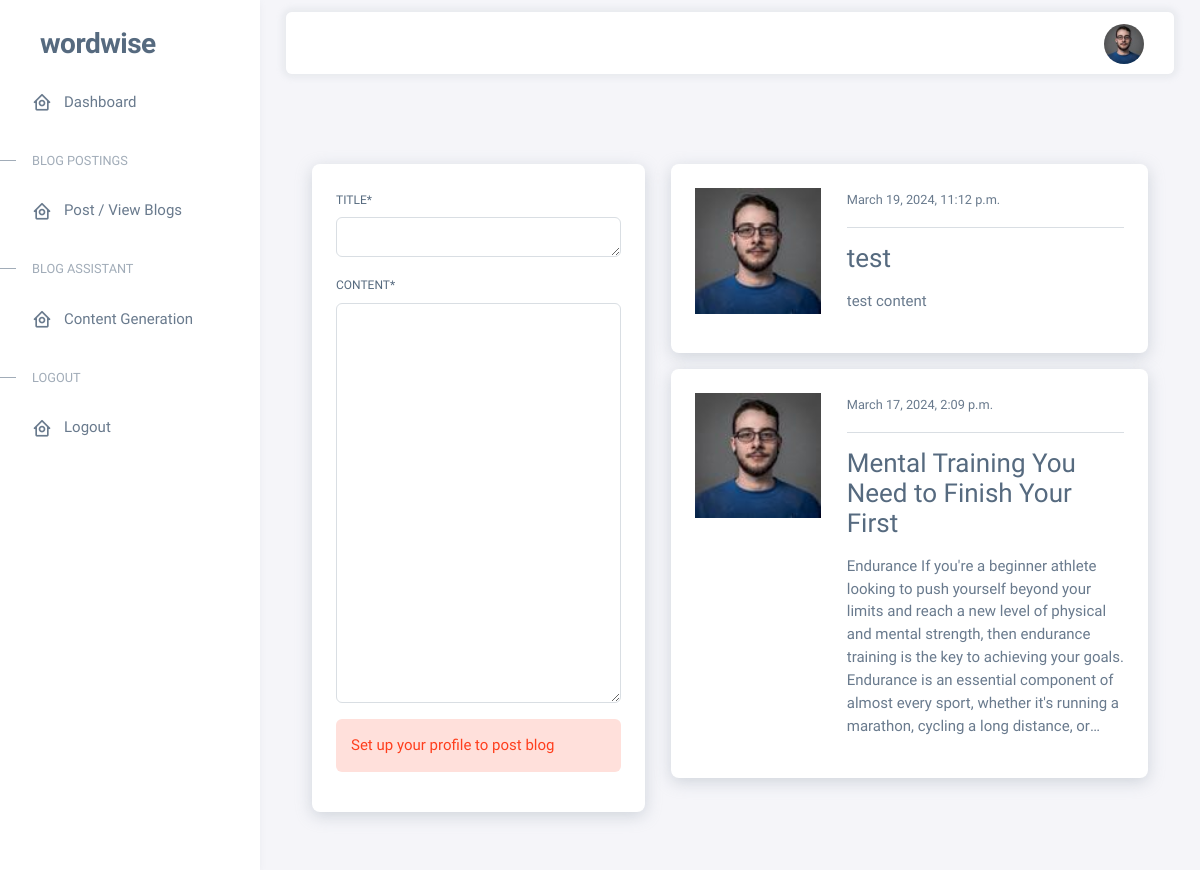
The app's page /blog/blog/ (signed in), older data.
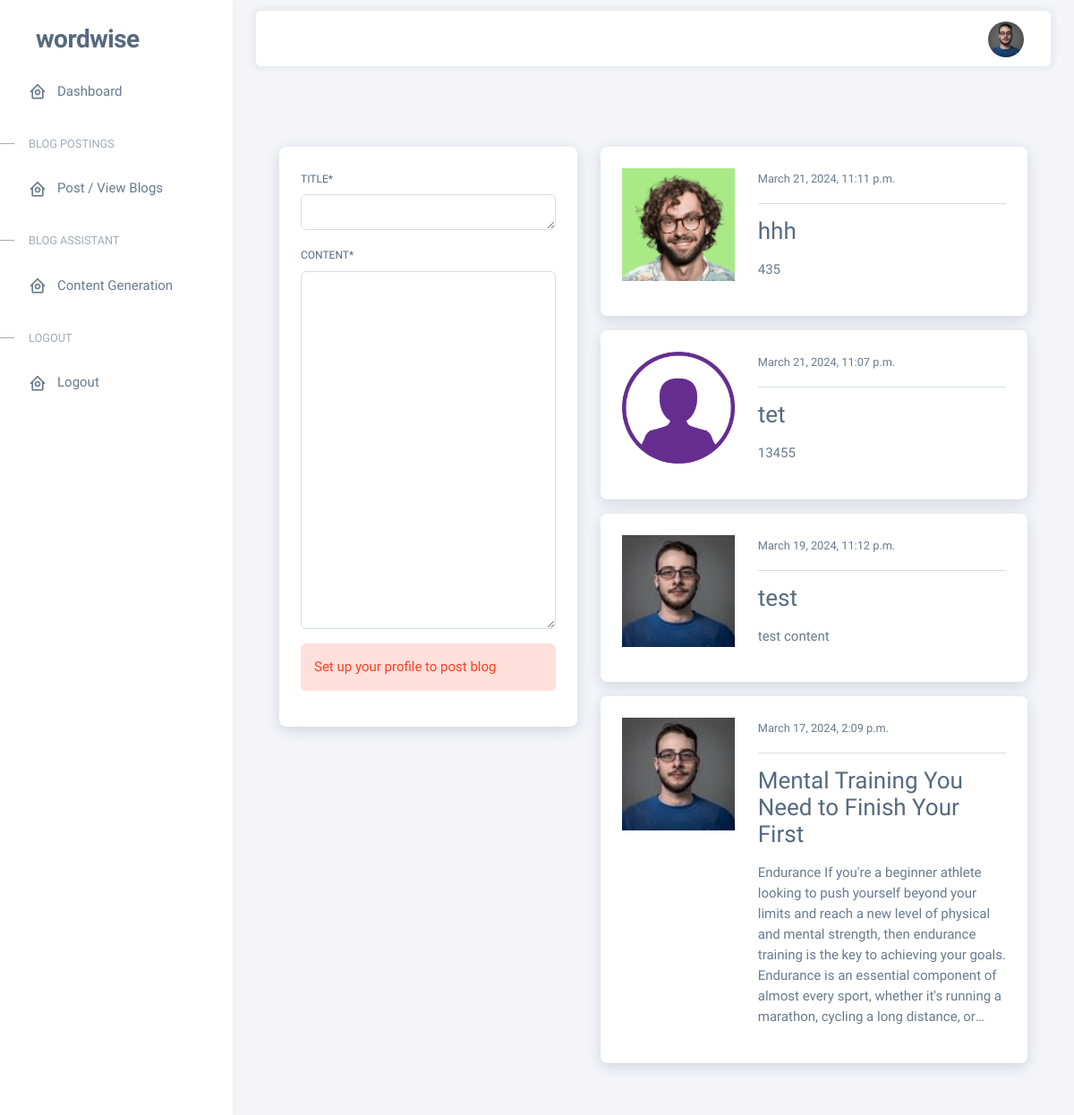
The same page, newer data.
### dashboard/models.py (models this page shows, shortened)
class Profile(models.Model):
    SUBSCRIPTION_OPTIONS = [
        ('free', 'free'),
        ('starter', 'starter'),
        ('advanced', 'advanced')
    ]
    user = models.OneToOneField(User, on_delete=models.CASCADE)
    addressLine1 = models.CharField(null=True, blank=True, max_length=100)
    addressLine2 = models.CharField(null=True, blank=True, max_length=100)
    city = models.CharField(null=True, blank=True, max_length=100)
    state = models.CharField(null=True, blank=True, max_length=100)
    country = models.CharField(null=True, blank=True, max_length=100)
    postalCode = models.CharField(null=True, blank=True, max_length=100)
    profileImage = ResizedImageField(size=[100,100],quality=75,upload_to="profile_image")
    monthlyCount = models.CharField(null=True, blank=True, max_length=100)
    subscribed = models.BooleanField(default=False)
    subscriptionType = models.CharField(choices=SUBSCRIPTION_OPTIONS, default='free', max_length=100)
    subscriptionReference = models.CharField(null=True, blank=True, max_length=100)
    subscriptionDate = models.DateTimeField(blank=True, null=True)
    uniqueId = models.CharField(null=True, blank=True, max_length=100)
    slug = models.SlugField(max_length=500, unique=True, blank=True, null=True)
    date_created = models.DateTimeField(blank=True, null=True)
    last_updated = models.DateTimeField(blank=True, null=True)

### blog/models.py (models this page shows, shortened)
class PostModel(models.Model):
    title = models.CharField(max_length=100)
    content = models.TextField()
    author = models.ForeignKey(User, on_delete=models.CASCADE)
    uniqueId = models.CharField(null=True, blank=True, max_length=100)
    slug = models.SlugField(max_length=500, unique=True, blank=True, null=True)
    date_created = models.DateTimeField(blank=True, null=True)
    last_updated = models.DateTimeField(blank=True, null=True)
    class Meta:
        ordering = ('-date_created',)

### blog/views.py (the view)
# urls.py: path('blog/', views.index, name='blog-index'),
@login_required
def index(request):
    posts = PostModel.objects.all()
    if request.method == 'POST':
        form = PostModelForm(request.POST)
        if form.is_valid():
            instance = form.save(commit=False)
            instance.author = request.user
            instance.save()
            return redirect('blog-index')
    else:
        form = PostModelForm()
    context = {
        'posts': posts,
        'form': form
    }
    return render(request, 'blog/post_index.html', context)

### blog/forms.py
class PostModelForm(forms.ModelForm):
    title = forms.CharField(widget=forms.Textarea(attrs={'style': 'width: 100%; height: 40px;'}))
    content = forms.CharField(widget=forms.Textarea(attrs={'style': 'width: 100%; height: 400px;'}))
    class Meta:
        model = PostModel
        fields = ('title', 'content')

### templates/blog/post_index.html (shortened to what this page needs)
{% extends "layout/dashboard.html" %}
{% load static %}
{% load crispy_forms_tags %}
{% block body %}
<div class="container-fluid flex-grow-1 container-p-y">
    <div class="layout-demo-wrapper">
        <div class="container">
            <div class="row mt-3 pt-3">
                <div class="col-md-5">
                    <div class="card my-3 shadow">
                        <div class="card-body">
                            <form method="POST">
                                {{ form|crispy }}
                                {% if user.profile.profileImage.name and request.user.first_name%}
                                <input class="btn btn-primary btn-block" type="submit" value="Post">
                                {%else%}
                                <div class="alert alert-danger col-md- mt-2" role="alert">
                                Set up your profile to post blog
                                </div>
                                {%endif%}
                            </form>
                        </div>
                    </div>
                </div>
                <div class="col-md-7">
                    {% for post in posts %}
                    <div class="card shadow my-3">
                        <div class="card-body">
                            <div class="row">
                                {%if post.author.profile.profileImage.name%}
                                <div class="col-md-4">
                                    <img class="img-thumbnail" src="{{post.author.profile.profileImage.url}}" width=100% alt="img">
                                </div>
                                {%else%}
                                <div class="col-md-4">
                                    <img class="img-thumbnail" src="{% static 'main/img/favicon/profile.png' %}" alt="img">
                                </div>
                                {%endif%}
                                <div class="col-md-8">
                                    <small>{{ post.date_created }}</small>
                                    <hr>
                                    <a class="h3" href="{% url 'blog-post-detail' post.id %}">{{ post.title }}</a>
                                    <div class="card-text-scrollable">
                                    <p class="text-justify my-3" style="overflow: hidden; display: -webkit-box; -webkit-line-clamp: 8; -webkit-box-orient: vertical;">
                                        {{ post.content | safe }}
                                    </p>
                                   </div>
                                </div>
                            </div>
                        </div>
                    </div>
                    {% endfor %}
                </div>
            </div>
        </div>
    </div>
  </div>
{% endblock %}

### templates/layout/dashboard.html (shortened to what this page needs)
{% load static %}
<!DOCTYPE html>
<html
  lang="en"
  class="light-style layout-menu-fixed"
  dir="ltr"
  data-theme="theme-default"
  data-assets-path="{% static 'main/' %}"
  data-template="vertical-menu-template-free"
>
  <head>
    <link rel="stylesheet" href="{% static "main/vendor/fonts/boxicons.css" %}" />
    <link rel="stylesheet" href="{% static "main/vendor/css/core.css" %}" class="template-customizer-core-css" />
    <link rel="stylesheet" href="{% static "main/vendor/css/theme-default.css" %}" class="template-customizer-theme-css" />
    <link rel="stylesheet" href="{% static "main/css/demo.css" %}" />
    <link rel="stylesheet" href="{% static "main/vendor/libs/perfect-scrollbar/perfect-scrollbar.css" %}" />
  </head>
  <body>
    <div class="layout-wrapper layout-content-navbar">
      <div class="layout-container">
        <aside id="layout-menu" class="layout-menu menu-vertical menu bg-menu-theme">
          <div class="app-brand demo">
            <a href="/" class="app-brand-link">
              <span class="app-brand-text demo menu-text fw-bolder ms-2">WordWise</span>
            </a>
          </div>
          <ul class="menu-inner py-1">
            <li class="menu-item">
              <a href="{% url "dashboard" %}" class="menu-link">
                <i class="menu-icon tf-icons bx bx-home-circle"></i>
                <div data-i18n="Analytics">Dashboard</div>
              </a>
            </li>
            <li class="menu-header small text-uppercase">
              <span class="menu-header-text">Blog Postings</span>
            </li>
            <li class="menu-item">
              <a href="{% url "blog-index" %}" class="menu-link">
                <i class="menu-icon tf-icons bx bx-home-circle"></i>
                <div data-i18n="Analytics">Post / View Blogs</div>
              </a>
            </li>
            <li class="menu-header small text-uppercase">
              <span class="menu-header-text">Blog Assistant</span>
            </li>
            <li class="menu-item">
              <a href="{% url "blog-topic" %}" class="menu-link">
                <i class="menu-icon tf-icons bx bx-home-circle"></i>
                <div data-i18n="Analytics">Content Generation</div>
              </a>
            </li>
            <li class="menu-header small text-uppercase">
                <span class="menu-header-text">Logout</span>
              </li>
              <li class="menu-item">
                <a href="{% url "logout" %}" class="menu-link">
                  <i class="menu-icon tf-icons bx bx-home-circle"></i>
                  <div data-i18n="Analytics">Logout</div>
                </a>
              </li>
          </ul>
        </aside>
        <div class="layout-page">
          <nav
            class="layout-navbar container-fluid navbar navbar-expand-xl navbar-detached align-items-center bg-navbar-theme"
            id="layout-navbar"
          >
            <div class="navbar-nav-right d-flex align-items-center" id="navbar-collapse">
              <ul class="navbar-nav flex-row align-items-center ms-auto">
                <li class="nav-item navbar-dropdown dropdown-user dropdown">
                  <a class="nav-link dropdown-toggle hide-arrow" href="javascript:void(0);" data-bs-toggle="dropdown">
                    <div class="avatar">
                      {% if user.profile.profileImage.name %}
                      <img src="{{user.profile.profileImage.url}}" alt class="w-px-40 h-auto rounded-circle" />
                      {% else %}
                      <img src="{% static "main/img/favicon/profile.png" %}" alt class="w-px-40 h-auto rounded-circle" />
                      {% endif %}
                    </div>
                  </a>
                </li>
              </ul>
            </div>
          </nav>
          <div class="content-wrapper">
          {% block body %}{% endblock %}
            <footer class="content-footer footer bg-footer-theme">
              <div class="container-fluid d-flex flex-wrap justify-content-between py-2 flex-md-row flex-column">
              </div>
            </footer>
          </div>
        </div>
      </div>
    </div>
  </body>
</html>

### static/main/css/demo.css (style rules this page uses)
.menu .app-brand.demo { height: 64px; margin-top: 12px; }
.app-brand-text.demo { font-size: 1.75rem; letter-spacing: -0.5px; text-transform: lowercase; }
.layout-demo-wrapper { display: -webkit-box; display: -ms-flexbox; display: flex; -webkit-box-align: center; -ms-flex-align: center; align-items: center; -webkit-box-orient: vertical; -webkit-box-direction: normal; -ms-flex-direction: column; flex-direction: column; margin-top: 1rem; }

Row changes from the older to the newer data that the page shows:
added PostModel: author.profile.profileImage (picture), date_created "March 21, 2024, 11:11 p.m.", title "hhh", content "435"
added PostModel: date_created "March 21, 2024, 11:07 p.m.", title "tet", content "13455"
